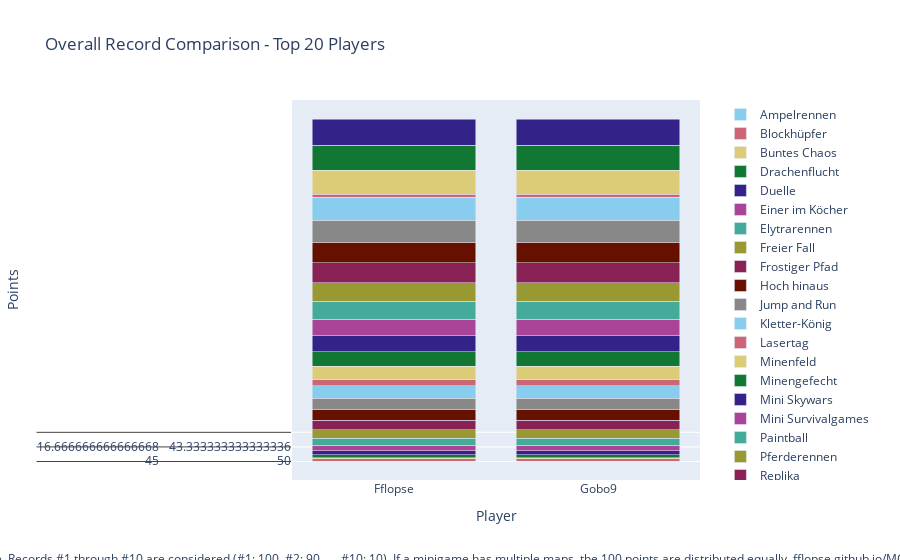

Here is the notebook cell this chart was saved with:
### Code cell
import plotly.graph_objects as go

# Sum all columns to get the total score
outDf['Total'] = outDf.sum(axis=1)

# Sort by total score and fill N/A values with 0
outDf = outDf.sort_values(by='Total', ascending=False).fillna(0)

# Crop to top 10 players
cropDf = outDf.head(20).copy()

# Drop the 'Total' column for plotting
cropDf = cropDf.drop(columns=['Total'])

# Create a color palette
color_palette = px.colors.qualitative.Safe

# Create the stacked bar plot
fig = go.Figure()

for column in cropDf.columns.difference(['Player']):
    fig.add_trace(go.Bar(
        x=cropDf.index,
        y=cropDf[column],
        name=column,
        marker_color=color_palette[len(fig.data) % len(color_palette)]
    ))

# Update layout
fig.update_layout(
    barmode='stack',
    title='Overall Record Comparison - Top 20 Players',
    xaxis=dict(title='Player'),
    yaxis=dict(title='Points'),
    #height=800,
    #width=1000,
    legend=dict(
        x=1.05,
        y=0.5,
        traceorder='normal',
        font=dict(size=12),
        bgcolor='rgba(255, 255, 255, 0)',
        bordercolor='rgba(0, 0, 0, 0)'
    ),
    margin=dict(r=200),  # Adjust right margin to make room for the legend
    annotations=[
        dict(
            x=0.5,
            y=-0.235,
            xref='paper',
            yref='paper',
            text='Max 100 points per minigame. Records #1 through #10 are considered (#1: 100, #2: 90, ..., #10: 10). If a minigame has multiple maps, the 100 points are distributed equally. fflopse.github.io/MCP-Records/data-analysis/global-ranking.ipynb',
            showarrow=False,
            font=dict(size=12),
            xanchor='center'
        )
    ]
)

fig.show()

# save the plot as an html file

fig.write_html('out/overall_record_comparison.html')

### Figure 1 — Plotly figure (JSON) as saved in the notebook; plotly's stock layout.template omitted (floating-point values rounded to 4 significant figures)
{"data": [{"marker": {"color": "rgb(136, 204, 238)"}, "name": "Ampelrennen", "type": "bar", "x": ["Fflopse", "Gobo9", "cediiiiii_10", "ReichesBrot", "HerrDante", "Pedrozockt", "Ex4cted", "_n3d", "yiiq", "JOW23", "lizsyy", "DarkCobweb", "2wc", "yzvm", "camman18YT", "Ninivee", "Umgfoin", "Grapfen", "KakaMC", "miridis41"], "y": [[45, 45], [50, 50], [20, 20], [10, 10], [25, 25], [70, 0], [45, 45], [20, 20], [0, 0], [0, 0], [10, 10], [0, 0], [0, 0], [0, 0], [0, 0], [0, 0], [50, 50], [0, 0], [0, 0], [25, 25]]}, {"marker": {"color": "rgb(204, 102, 119)"}, "name": "Blockhüpfer", "type": "bar", "x": ["Fflopse", "Gobo9", "cediiiiii_10", "ReichesBrot", "HerrDante", "Pedrozockt", "Ex4cted", "_n3d", "yiiq", "JOW23", "lizsyy", "DarkCobweb", "2wc", "yzvm", "camman18YT", "Ninivee", "Umgfoin", "Grapfen", "KakaMC", "miridis41"], "y": [[100, 100], [70, 70], [0, 0], [40, 40], [0, 0], [30, 0], [90, 90], [0, 0], [20, 20], [0, 0], [60, 60], [0, 0], [0, 0], [0, 0], [0, 0], [0, 0], [0, 0], [0, 0], [0, 0], [0, 0]]}, {"marker": {"color": "rgb(221, 204, 119)"}, "name": "Buntes Chaos", "type": "bar", "x": ["Fflopse", "Gobo9", "cediiiiii_10", "ReichesBrot", "HerrDante", "Pedrozockt", "Ex4cted", "_n3d", "yiiq", "JOW23", "lizsyy", "DarkCobweb", "2wc", "yzvm", "camman18YT", "Ninivee", "Umgfoin", "Grapfen", "KakaMC", "miridis41"], "y": [[100, 100], [50, 50], [50, 50], [100, 100], [50, 50], [100, 0], [50, 50], [100, 100], [0, 0], [0, 0], [100, 100], [0, 0], [0, 0], [0, 0], [0, 0], [100, 100], [100, 100], [0, 0], [100, 100], [0, 0]]}, {"marker": {"color": "rgb(17, 119, 51)"}, "name": "Drachenflucht", "type": "bar", "x": ["Fflopse", "Gobo9", "cediiiiii_10", "ReichesBrot", "HerrDante", "Pedrozockt", "Ex4cted", "_n3d", "yiiq", "JOW23", "lizsyy", "DarkCobweb", "2wc", "yzvm", "camman18YT", "Ninivee", "Umgfoin", "Grapfen", "KakaMC", "miridis41"], "y": [[0, 0], [0, 0], [0, 0], [0, 0], [0, 0], [0, 0], [0, 0], [16, 16], [0, 0], [0, 0], [0, 0], [0, 0], [0, 0], [0, 0], [0, 0], [0, 0], [0, 0], [0, 0], [0, 0], [26, 26]]}, {"marker": {"color": "rgb(51, 34, 136)"}, "name": "Duelle", "type": "bar", "x": ["Fflopse", "Gobo9", "cediiiiii_10", "ReichesBrot", "HerrDante", "Pedrozockt", "Ex4cted", "_n3d", "yiiq", "JOW23", "lizsyy", "DarkCobweb", "2wc", "yzvm", "camman18YT", "Ninivee", "Umgfoin", "Grapfen", "KakaMC", "miridis41"], "y": [[20, 20], [0, 0], [70, 70], [0, 0], [0, 0], [0, 0], [0, 0], [20, 20], [20, 20], [20, 20], [0, 0], [70, 70], [70, 70], [70, 70], [0, 0], [0, 0], [0, 0], [0, 0], [0, 0], [80, 80]]}, {"marker": {"color": "rgb(170, 68, 153)"}, "name": "Einer im Köcher", "type": "bar", "x": ["Fflopse", "Gobo9", "cediiiiii_10", "ReichesBrot", "HerrDante", "Pedrozockt", "Ex4cted", "_n3d", "yiiq", "JOW23", "lizsyy", "DarkCobweb", "2wc", "yzvm", "camman18YT", "Ninivee", "Umgfoin", "Grapfen", "KakaMC", "miridis41"], "y": [[86.67, 86.67], [33.33, 33.33], [46.67, 46.67], [0, 0], [90, 90], [0, 0], [0, 0], [16.67, 16.67], [0, 0], [16.67, 16.67], [0, 0], [0, 0], [0, 0], [0, 0], [0, 0], [0, 0], [0, 0], [0, 0], [0, 0], [0, 0]]}, {"marker": {"color": "rgb(68, 170, 153)"}, "name": "Elytrarennen", "type": "bar", "x": ["Fflopse", "Gobo9", "cediiiiii_10", "ReichesBrot", "HerrDante", "Pedrozockt", "Ex4cted", "_n3d", "yiiq", "JOW23", "lizsyy", "DarkCobweb", "2wc", "yzvm", "camman18YT", "Ninivee", "Umgfoin", "Grapfen", "KakaMC", "miridis41"], "y": [[83.33, 83.33], [0, 0], [0, 0], [86.67, 86.67], [0, 0], [36.67, 0], [0, 0], [63.33, 63.33], [0, 0], [0, 0], [0, 0], [0, 0], [0, 0], [0, 0], [13.33, 13.33], [0, 0], [0, 0], [0, 0], [0, 0], [0, 0]]}, {"marker": {"color": "rgb(153, 153, 51)"}, "name": "Freier Fall", "type": "bar", "x": ["Fflopse", "Gobo9", "cediiiiii_10", "ReichesBrot", "HerrDante", "Pedrozockt", "Ex4cted", "_n3d", "yiiq", "JOW23", "lizsyy", "DarkCobweb", "2wc", "yzvm", "camman18YT", "Ninivee", "Umgfoin", "Grapfen", "KakaMC", "miridis41"], "y": [[42.5, 42.5], [40, 40], [52.5, 52.5], [27.5, 27.5], [62.5, 62.5], [25, 0], [25, 25], [17.5, 17.5], [0, 0], [0, 0], [0, 0], [0, 0], [42.5, 42.5], [0, 0], [0, 0], [15, 15], [12.5, 12.5], [0, 0], [0, 0], [0, 0]]}, {"marker": {"color": "rgb(136, 34, 85)"}, "name": "Frostiger Pfad", "type": "bar", "x": ["Fflopse", "Gobo9", "cediiiiii_10", "ReichesBrot", "HerrDante", "Pedrozockt", "Ex4cted", "_n3d", "yiiq", "JOW23", "lizsyy", "DarkCobweb", "2wc", "yzvm", "camman18YT", "Ninivee", "Umgfoin", "Grapfen", "KakaMC", "miridis41"], "y": [[60, 60], [0, 0], [0, 0], [100, 100], [0, 0], [0, 0], [0, 0], [50, 50], [30, 30], [0, 0], [0, 0], [0, 0], [0, 0], [0, 0], [0, 0], [90, 90], [0, 0], [0, 0], [0, 0], [0, 0]]}, {"marker": {"color": "rgb(102, 17, 0)"}, "name": "Hoch hinaus", "type": "bar", "x": ["Fflopse", "Gobo9", "cediiiiii_10", "ReichesBrot", "HerrDante", "Pedrozockt", "Ex4cted", "_n3d", "yiiq", "JOW23", "lizsyy", "DarkCobweb", "2wc", "yzvm", "camman18YT", "Ninivee", "Umgfoin", "Grapfen", "KakaMC", "miridis41"], "y": [[80, 80], [70, 70], [30, 30], [0, 0], [0, 0], [90, 0], [50, 50], [0, 0], [20, 20], [0, 0], [0, 0], [0, 0], [0, 0], [0, 0], [0, 0], [0, 0], [0, 0], [0, 0], [0, 0], [0, 0]]}, {"marker": {"color": "rgb(136, 136, 136)"}, "name": "Jump and Run", "type": "bar", "x": ["Fflopse", "Gobo9", "cediiiiii_10", "ReichesBrot", "HerrDante", "Pedrozockt", "Ex4cted", "_n3d", "yiiq", "JOW23", "lizsyy", "DarkCobweb", "2wc", "yzvm", "camman18YT", "Ninivee", "Umgfoin", "Grapfen", "KakaMC", "miridis41"], "y": [[56.67, 56.67], [93.33, 93.33], [23.33, 23.33], [90, 90], [36.67, 36.67], [20, 0], [6.667, 6.667], [0, 0], [13.33, 13.33], [10, 10], [16.67, 16.67], [0, 0], [16.67, 16.67], [0, 0], [36.67, 36.67], [0, 0], [0, 0], [0, 0], [13.33, 13.33], [0, 0]]}, {"marker": {"color": "rgb(136, 204, 238)"}, "name": "Kletter-König", "type": "bar", "x": ["Fflopse", "Gobo9", "cediiiiii_10", "ReichesBrot", "HerrDante", "Pedrozockt", "Ex4cted", "_n3d", "yiiq", "JOW23", "lizsyy", "DarkCobweb", "2wc", "yzvm", "camman18YT", "Ninivee", "Umgfoin", "Grapfen", "KakaMC", "miridis41"], "y": [[95, 95], [30, 30], [0, 0], [50, 50], [25, 25], [25, 0], [0, 0], [0, 0], [40, 40], [0, 0], [0, 0], [0, 0], [0, 0], [25, 25], [50, 50], [0, 0], [0, 0], [0, 0], [0, 0], [0, 0]]}, {"marker": {"color": "rgb(204, 102, 119)"}, "name": "Lasertag", "type": "bar", "x": ["Fflopse", "Gobo9", "cediiiiii_10", "ReichesBrot", "HerrDante", "Pedrozockt", "Ex4cted", "_n3d", "yiiq", "JOW23", "lizsyy", "DarkCobweb", "2wc", "yzvm", "camman18YT", "Ninivee", "Umgfoin", "Grapfen", "KakaMC", "miridis41"], "y": [[86.67, 86.67], [30, 30], [0, 0], [0, 0], [86.67, 86.67], [36.67, 0], [30, 30], [0, 0], [0, 0], [53.33, 53.33], [0, 0], [0, 0], [23.33, 23.33], [0, 0], [0, 0], [0, 0], [0, 0], [13.33, 13.33], [0, 0], [0, 0]]}, {"marker": {"color": "rgb(221, 204, 119)"}, "name": "Minenfeld", "type": "bar", "x": ["Fflopse", "Gobo9", "cediiiiii_10", "ReichesBrot", "HerrDante", "Pedrozockt", "Ex4cted", "_n3d", "yiiq", "JOW23", "lizsyy", "DarkCobweb", "2wc", "yzvm", "camman18YT", "Ninivee", "Umgfoin", "Grapfen", "KakaMC", "miridis41"], "y": [[33.33, 33.33], [0, 0], [16.67, 16.67], [30, 30], [46.67, 46.67], [0, 0], [10, 10], [13.33, 13.33], [0, 0], [10, 10], [0, 0], [0, 0], [6.667, 6.667], [0, 0], [0, 0], [26.67, 26.67], [0, 0], [0, 0], [0, 0], [0, 0]]}, {"marker": {"color": "rgb(17, 119, 51)"}, "name": "Minengefecht", "type": "bar", "x": ["Fflopse", "Gobo9", "cediiiiii_10", "ReichesBrot", "HerrDante", "Pedrozockt", "Ex4cted", "_n3d", "yiiq", "JOW23", "lizsyy", "DarkCobweb", "2wc", "yzvm", "camman18YT", "Ninivee", "Umgfoin", "Grapfen", "KakaMC", "miridis41"], "y": [[16.67, 16.67], [43.33, 43.33], [100, 100], [33.33, 33.33], [16.67, 16.67], [0, 0], [0, 0], [33.33, 33.33], [66.67, 66.67], [26.67, 26.67], [0, 0], [80, 80], [30, 30], [46.67, 46.67], [0, 0], [0, 0], [0, 0], [16.67, 16.67], [0, 0], [0, 0]]}, {"marker": {"color": "rgb(51, 34, 136)"}, "name": "Mini Skywars", "type": "bar", "x": ["Fflopse", "Gobo9", "cediiiiii_10", "ReichesBrot", "HerrDante", "Pedrozockt", "Ex4cted", "_n3d", "yiiq", "JOW23", "lizsyy", "DarkCobweb", "2wc", "yzvm", "camman18YT", "Ninivee", "Umgfoin", "Grapfen", "KakaMC", "miridis41"], "y": [[21.67, 21.67], [31.67, 31.67], [45, 45], [0, 0], [0, 0], [8.333, 0], [11.67, 11.67], [23.33, 23.33], [8.333, 8.333], [16.67, 16.67], [0, 0], [31.67, 31.67], [31.67, 31.67], [0, 0], [8.333, 8.333], [8.333, 8.333], [16.67, 16.67], [25, 25], [16.67, 16.67], [0, 0]]}, {"marker": {"color": "rgb(170, 68, 153)"}, "name": "Mini Survivalgames", "type": "bar", "x": ["Fflopse", "Gobo9", "cediiiiii_10", "ReichesBrot", "HerrDante", "Pedrozockt", "Ex4cted", "_n3d", "yiiq", "JOW23", "lizsyy", "DarkCobweb", "2wc", "yzvm", "camman18YT", "Ninivee", "Umgfoin", "Grapfen", "KakaMC", "miridis41"], "y": [[30, 30], [60, 60], [40, 40], [30, 30], [13.33, 13.33], [0, 0], [0, 0], [0, 0], [0, 0], [0, 0], [0, 0], [23.33, 23.33], [26.67, 26.67], [0, 0], [86.67, 86.67], [36.67, 36.67], [0, 0], [26.67, 26.67], [0, 0], [40, 40]]}, {"marker": {"color": "rgb(68, 170, 153)"}, "name": "Paintball", "type": "bar", "x": ["Fflopse", "Gobo9", "cediiiiii_10", "ReichesBrot", "HerrDante", "Pedrozockt", "Ex4cted", "_n3d", "yiiq", "JOW23", "lizsyy", "DarkCobweb", "2wc", "yzvm", "camman18YT", "Ninivee", "Umgfoin", "Grapfen", "KakaMC", "miridis41"], "y": [[76.67, 76.67], [0, 0], [10, 10], [30, 30], [53.33, 53.33], [60, 0], [0, 0], [20, 20], [33.33, 33.33], [0, 0], [0, 0], [20, 20], [33.33, 33.33], [26.67, 26.67], [0, 0], [0, 0], [0, 0], [33.33, 33.33], [0, 0], [26.67, 26.67]]}, {"marker": {"color": "rgb(153, 153, 51)"}, "name": "Pferderennen", "type": "bar", "x": ["Fflopse", "Gobo9", "cediiiiii_10", "ReichesBrot", "HerrDante", "Pedrozockt", "Ex4cted", "_n3d", "yiiq", "JOW23", "lizsyy", "DarkCobweb", "2wc", "yzvm", "camman18YT", "Ninivee", "Umgfoin", "Grapfen", "KakaMC", "miridis41"], "y": [[91.67, 91.67], [65, 65], [73.33, 73.33], [20, 20], [6.667, 6.667], [45, 0], [0, 0], [0, 0], [45, 45], [0, 0], [35, 35], [0, 0], [0, 0], [13.33, 13.33], [0, 0], [0, 0], [6.667, 6.667], [0, 0], [0, 0], [0, 0]]}, {"marker": {"color": "rgb(136, 34, 85)"}, "name": "Replika", "type": "bar", "x": ["Fflopse", "Gobo9", "cediiiiii_10", "ReichesBrot", "HerrDante", "Pedrozockt", "Ex4cted", "_n3d", "yiiq", "JOW23", "lizsyy", "DarkCobweb", "2wc", "yzvm", "camman18YT", "Ninivee", "Umgfoin", "Grapfen", "KakaMC", "miridis41"], "y": [[55.63, 55.63], [91.17, 91.17], [53.88, 53.88], [10, 10], [11.46, 11.46], [60.19, 0], [47.38, 47.38], [7.476, 7.476], [30.39, 30.39], [5.437, 5.437], [21.84, 21.84], [4.854, 4.854], [7.476, 7.476], [3.01, 3.01], [7.961, 7.961], [2.816, 2.816], [2.816, 2.816], [4.563, 4.563], [36.02, 36.02], [3.981, 3.981]]}, {"marker": {"color": "rgb(102, 17, 0)"}, "name": "Sammelwahn", "type": "bar", "x": ["Fflopse", "Gobo9", "cediiiiii_10", "ReichesBrot", "HerrDante", "Pedrozockt", "Ex4cted", "_n3d", "yiiq", "JOW23", "lizsyy", "DarkCobweb", "2wc", "yzvm", "camman18YT", "Ninivee", "Umgfoin", "Grapfen", "KakaMC", "miridis41"], "y": [[20.5, 20.5], [27.5, 27.5], [35.25, 35.25], [3.25, 3.25], [10, 10], [16, 0], [16.75, 16.75], [4.5, 4.5], [0, 0], [4, 4], [5, 5], [6, 6], [0, 0], [4.5, 4.5], [6, 6], [2, 2], [6.75, 6.75], [15.75, 15.75], [10.75, 10.75], [7, 7]]}, {"marker": {"color": "rgb(136, 136, 136)"}, "name": "Schießstand", "type": "bar", "x": ["Fflopse", "Gobo9", "cediiiiii_10", "ReichesBrot", "HerrDante", "Pedrozockt", "Ex4cted", "_n3d", "yiiq", "JOW23", "lizsyy", "DarkCobweb", "2wc", "yzvm", "camman18YT", "Ninivee", "Umgfoin", "Grapfen", "KakaMC", "miridis41"], "y": [[65, 65], [32.5, 32.5], [32.5, 32.5], [0, 0], [52.5, 52.5], [0, 0], [67.5, 67.5], [20, 20], [0, 0], [12.5, 12.5], [30, 30], [0, 0], [0, 0], [0, 0], [0, 0], [0, 0], [0, 0], [0, 0], [0, 0], [0, 0]]}, {"marker": {"color": "rgb(136, 204, 238)"}, "name": "Spleef", "type": "bar", "x": ["Fflopse", "Gobo9", "cediiiiii_10", "ReichesBrot", "HerrDante", "Pedrozockt", "Ex4cted", "_n3d", "yiiq", "JOW23", "lizsyy", "DarkCobweb", "2wc", "yzvm", "camman18YT", "Ninivee", "Umgfoin", "Grapfen", "KakaMC", "miridis41"], "y": [[75, 75], [75, 75], [90, 90], [45, 45], [30, 30], [50, 0], [30, 30], [45, 45], [30, 30], [45, 45], [45, 45], [30, 30], [0, 0], [0, 0], [0, 0], [0, 0], [80, 80], [30, 30], [0, 0], [0, 0]]}, {"marker": {"color": "rgb(204, 102, 119)"}, "name": "Todeswürfel", "type": "bar", "x": ["Fflopse", "Gobo9", "cediiiiii_10", "ReichesBrot", "HerrDante", "Pedrozockt", "Ex4cted", "_n3d", "yiiq", "JOW23", "lizsyy", "DarkCobweb", "2wc", "yzvm", "camman18YT", "Ninivee", "Umgfoin", "Grapfen", "KakaMC", "miridis41"], "y": [[0, 0], [0, 0], [20, 20], [0, 0], [90, 90], [60, 0], [0, 0], [0, 0], [0, 0], [0, 0], [0, 0], [0, 0], [0, 0], [0, 0], [50, 50], [0, 0], [0, 0], [0, 0], [40, 40], [0, 0]]}, {"marker": {"color": "rgb(221, 204, 119)"}, "name": "Waffenfolge", "type": "bar", "x": ["Fflopse", "Gobo9", "cediiiiii_10", "ReichesBrot", "HerrDante", "Pedrozockt", "Ex4cted", "_n3d", "yiiq", "JOW23", "lizsyy", "DarkCobweb", "2wc", "yzvm", "camman18YT", "Ninivee", "Umgfoin", "Grapfen", "KakaMC", "miridis41"], "y": [[40, 40], [0, 0], [70, 70], [0, 0], [0, 0], [60, 0], [0, 0], [0, 0], [0, 0], [100, 100], [0, 0], [0, 0], [0, 0], [90, 90], [0, 0], [0, 0], [0, 0], [50, 50], [0, 0], [0, 0]]}, {"marker": {"color": "rgb(17, 119, 51)"}, "name": "Walls", "type": "bar", "x": ["Fflopse", "Gobo9", "cediiiiii_10", "ReichesBrot", "HerrDante", "Pedrozockt", "Ex4cted", "_n3d", "yiiq", "JOW23", "lizsyy", "DarkCobweb", "2wc", "yzvm", "camman18YT", "Ninivee", "Umgfoin", "Grapfen", "KakaMC", "miridis41"], "y": [[25, 25], [32.5, 32.5], [70, 70], [12.5, 12.5], [0, 0], [45, 0], [0, 0], [0, 0], [20, 20], [25, 25], [0, 0], [50, 50], [15, 15], [12.5, 12.5], [40, 40], [15, 15], [0, 0], [30, 30], [25, 25], [15, 15]]}, {"marker": {"color": "rgb(51, 34, 136)"}, "name": "Wettrennen", "type": "bar", "x": ["Fflopse", "Gobo9", "cediiiiii_10", "ReichesBrot", "HerrDante", "Pedrozockt", "Ex4cted", "_n3d", "yiiq", "JOW23", "lizsyy", "DarkCobweb", "2wc", "yzvm", "camman18YT", "Ninivee", "Umgfoin", "Grapfen", "KakaMC", "miridis41"], "y": [[84, 84], [72, 72], [48, 48], [48, 48], [18, 18], [12, 0], [0, 0], [0, 0], [42, 42], [0, 0], [14, 14], [0, 0], [8, 8], [14, 14], [0, 0], [0, 0], [0, 0], [0, 0], [0, 0], [0, 0]]}], "layout": {"annotations": [{"font": {"size": 12}, "showarrow": false, "text": "Max 100 points per minigame. Records #1 through #10 are considered (#1: 100, #2: 90, ..., #10: 10). If a minigame has multiple maps, the 100 points are distributed equally. fflopse.github.io/MCP-Records/data-analysis/global-ranking.ipynb", "x": 0.5, "xanchor": "center", "xref": "paper", "y": -0.235, "yref": "paper"}], "barmode": "stack", "legend": {"bgcolor": "rgba(255, 255, 255, 0)", "bordercolor": "rgba(0, 0, 0, 0)", "font": {"size": 12}, "traceorder": "normal", "x": 1.05, "y": 0.5}, "margin": {"r": 200}, "title": {"text": "Overall Record Comparison - Top 20 Players"}, "xaxis": {"title": {"text": "Player"}}, "yaxis": {"title": {"text": "Points"}}}}
